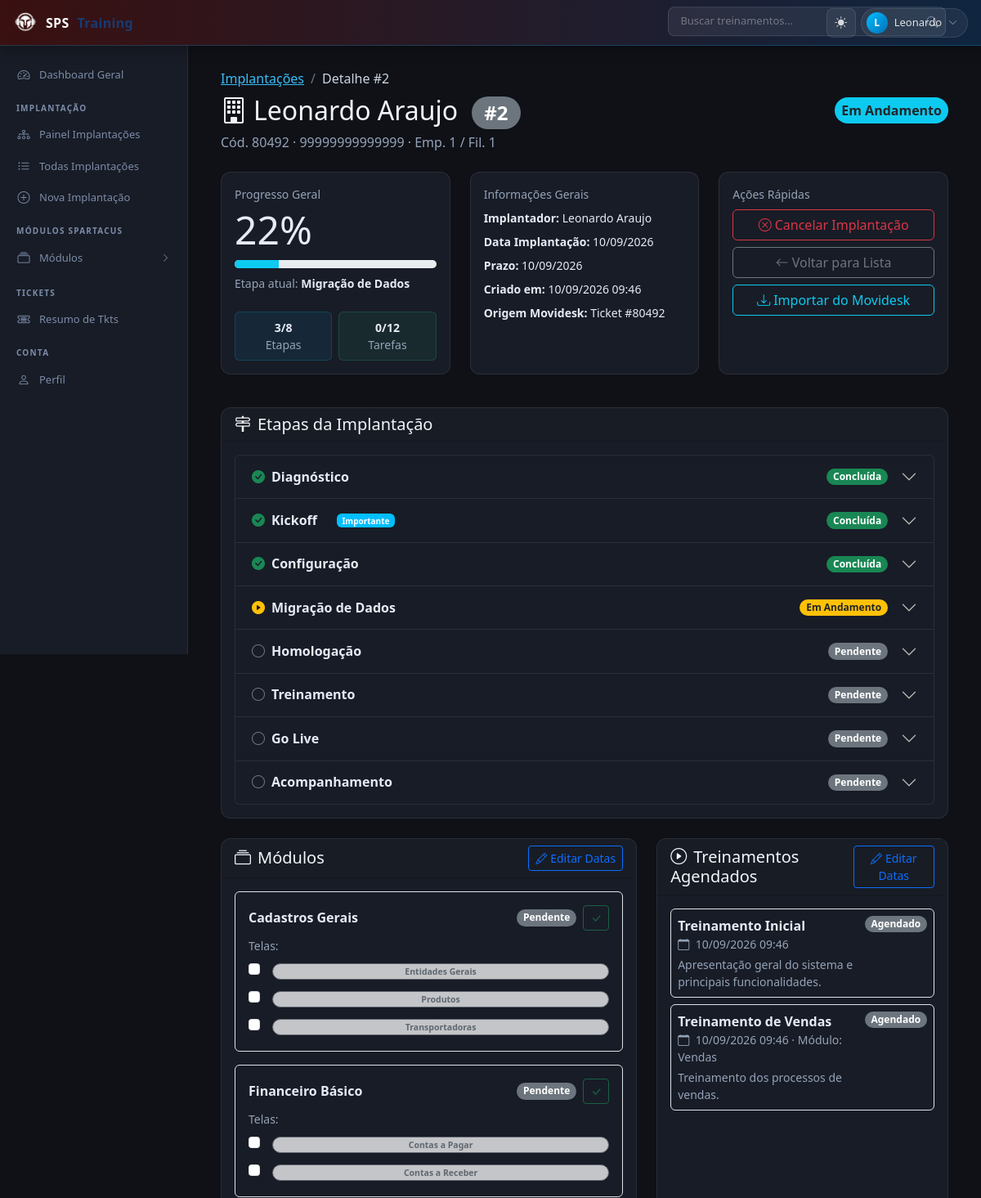
/implantacao/2/ (signed in, upper part), run on an earlier commit of the app's database.
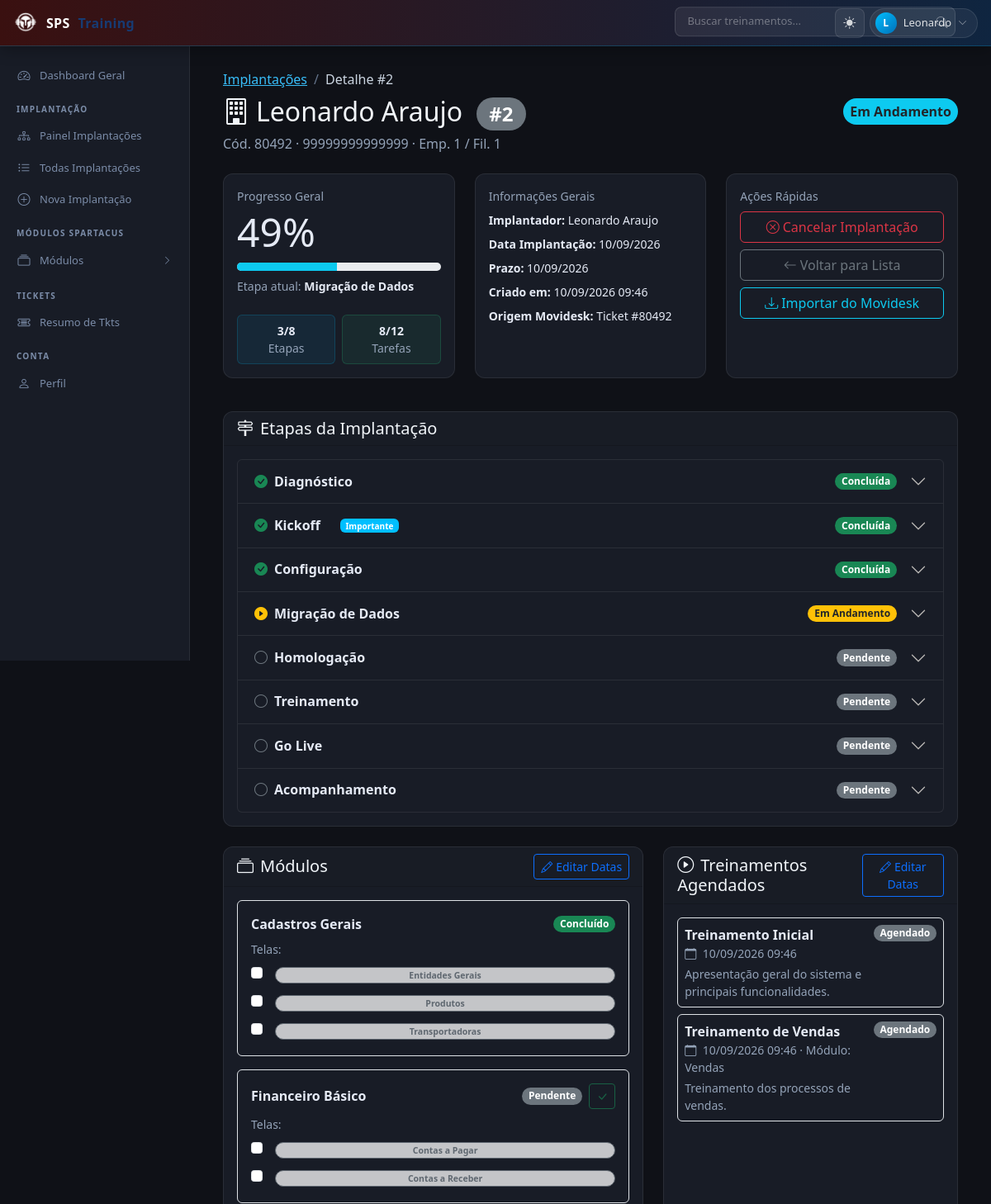
And on a later commit of the database.
### implantacao/models/modulo.py (models this page shows, shortened)
class ImplantacaoModulo(models.Model):
    implantacao = models.ForeignKey(
        'implantacao.Implantacao',
        related_name='modulos',
        on_delete=models.CASCADE,
    )
    modulo = models.ForeignKey(
        Modulo,
        related_name='implantacoes',
        on_delete=models.PROTECT,
    )
    status = models.CharField(
        max_length=30,
        choices=StatusModulo.choices,
        default=StatusModulo.PENDENTE,
    )
    inicio_previsto = models.DateField(null=True, blank=True)
    fim_previsto = models.DateField(null=True, blank=True)
    concluido_em = models.DateTimeField(null=True, blank=True)
    observacoes = models.TextField(blank=True)
    class Meta:
        db_table = 'implantacoes_modulos'
        constraints = [
            models.UniqueConstraint(
                fields=['implantacao', 'modulo'],
                name='unique_implantacao_modulo',
            )
        ]

class Modulo(models.Model):
    codigo = models.CharField(max_length=30, unique=True)
    nome = models.CharField(max_length=100)
    ativo = models.BooleanField(default=True)
    class Meta:
        db_table = 'modulos'
        ordering = ['nome']

### implantacao/views.py (the view)
# urls.py: path('<int:pk>/', views.ImplantacaoDetailView.as_view(), name='implantacao_detail'),
@method_decorator(login_required, name='dispatch')
class ImplantacaoDetailView(DetailView):
    template_name = 'pages/implantacao_detail.html'
    context_object_name = 'object'
    queryset = Implantacao.objects.all()
    def get_queryset(self):
        return super().get_queryset().select_related('movidesk')
    def get_context_data(self, **kwargs):
        ctx = super().get_context_data(**kwargs)
        imp = self.object
        ctx['progresso'] = _calcular_progresso(imp)
        ctx['movidesk'] = getattr(imp, 'movidesk', None)
        ctx['etapas'] = list(
            EtapaImplantacao.objects.filter(implantacao=imp)
            .prefetch_related('tarefas')
            .order_by('ordem')
        )
        ctx['modulos'] = list(
            ImplantacaoModulo.objects.filter(implantacao=imp)
            .select_related('modulo')
            .prefetch_related('telas', 'telas__tela')
            .order_by('modulo__nome')
        )
        ctx['treinamentos'] = list(
            Treinamento.objects.filter(implantacao=imp)
            .select_related('modulo')
            .order_by('data_agendada')
        )
        historico = list(
            Implantacao.objects.filter(implantador__isnull=False)
            .exclude(implantador='')
            .values_list('implantador', flat=True)
            .distinct()[:8]
        )
        sugestao = sorted({*IMPLANTADORES_SUGESTAO, *historico})
        if imp.implantador and imp.implantador not in sugestao:
            sugestao.insert(0, imp.implantador)
        ctx['implantadores_sugestao'] = [n for n in sugestao if n]
        return ctx

### implantacao/views.py (called while the page is built)
def _calcular_progresso(implantacao):
    etapas = list(
        EtapaImplantacao.objects.filter(implantacao=implantacao)
        .prefetch_related('tarefas')
        .order_by('ordem')
    )
    return _calcular_progresso_dados(implantacao, etapas)

### templates/pages/implantacao_detail.html (shortened to what the changed rows need)
{% extends 'base.html' %}
{% block content %}
<div class="container-fluid">
    <div class="row mb-4 align-items-center">
        <div class="col-md-8">
            <h2 class="mb-1">
                <i class="bi bi-building me-2"></i>{{ object.cliente }}
                <span class="badge rounded-pill bg-secondary ms-2">#{{ object.id }}</span>
            </h2>
        </div>
    </div>
    <div class="row mb-4">
        <div class="col-md-4 mb-3">
            <div class="card h-100">
                <div class="card-body">
                    <div class="small text-muted mb-1">Progresso Geral</div>
                    <div class="display-5 mb-2">{{ progresso.percentual }}%</div>
                    <div class="progress mb-2" style="height: 10px;">
                        <div class="progress-bar bg-info" role="progressbar"
                            style="width: {{ progresso.percentual }}%;"></div>
                    </div>
                    <div class="small text-muted">
                        Etapa atual: <strong style="color: var(--sps-text);">{{ progresso.etapa_atual }}</strong>
                    </div>
                    <div class="row mt-3 g-2 small">
                        <div class="col-6">
                        </div>
                        <div class="col-6">
                            <div class="p-2 rounded text-center"
                                style="background: rgba(47,214,138,0.08); border: 1px solid rgba(47,214,138,0.18);">
                                <div class="fw-semibold">{{ progresso.tarefas.concluidas }}/{{ progresso.tarefas.total }}</div>
                                <div class="text-muted">Tarefas</div>
                            </div>
                        </div>
                    </div>
                </div>
            </div>
        </div>
    </div>
    <div class="row mb-4">
        <div class="col-12">
            <div class="card">
                <div class="card-body">
                    {% if etapas %}
                    <div class="accordion" id="accordionEtapas">
                        {% for etapa in etapas %}
                        <div class="accordion-item">
                            <h2 class="accordion-header">
                                <button class="accordion-button collapsed" type="button" data-bs-toggle="collapse"
                                    data-bs-target="#etapa-{{ etapa.id }}" aria-expanded="false"
                                    aria-controls="etapa-{{ etapa.id }}">
                                    <div class="d-flex align-items-center w-100 me-3">
                                        <span class="me-2">
                                        </span>
                                        <strong class="me-3">{{ etapa.nome }}</strong>
                                        {% if etapa.nome == 'Kickoff' %}
                                        <span class="badge bg-primary ms-2" style="font-size: 10px;">Importante</span>
                                        {% endif %}
                                        <span
                                            class="badge rounded-pill ms-auto
                                            {% if etapa.status == 'concluida' %}bg-success{% elif etapa.status == 'em_andamento' %}bg-warning text-dark{% elif etapa.status == 'bloqueada' %}bg-danger{% else %}bg-secondary{% endif %}">
                                        </span>
                                    </div>
                                </button>
                            </h2>
                        </div>
                        {% endfor %}
                    </div>
                    {% else %}
                    <div class="text-center py-4 text-muted">Nenhuma etapa cadastrada. Inicie a implantação para gerar o
                        fluxo.</div>
                    {% endif %}
                </div>
            </div>
        </div>
    </div>
    <div class="row mb-4">
        <div class="col-md-7 mb-3">
            <div class="card h-100">
                <div class="card-body">
                    {% if modulos %}
                    {% for im in modulos %}
                    <div class="mb-3 border rounded p-3">
                        <div class="d-flex justify-content-between align-items-center mb-2">
                            <strong>{{ im.modulo.nome }}</strong>
                            <div class="d-flex align-items-center gap-2">
                                <span
                                    class="badge rounded-pill
                                    {% if im.status == 'concluido' %}bg-success{% elif im.status == 'em_andamento' %}bg-info text-dark{% else %}bg-secondary{% endif %}">
                                    {{ im.get_status_display }}
                                </span>
                                {% if im.status != 'concluido' %}
                                <button type="button" class="btn btn-sm btn-outline-success btn-concluir-modulo"
                                    data-modulo-id="{{ im.id }}" data-implantacao-id="{{ object.id }}">
                                    <i class="bi bi-check-lg"></i>
                                </button>
                                {% endif %}
                            </div>
                        </div>
                        {% with telas=im.telas.all %}
                        {% if telas %}
                        <div class="small">
                            <div class="text-muted mb-2">Telas:</div>
                            <div class="d-flex flex-column gap-2">
                                {% for tela_rel in telas %}
                                <div class="d-flex align-items-center gap-2">
                                    <div class="form-check">
                                        <input class="form-check-input tela-checkbox" type="checkbox"
                                            id="tela-{{ tela_rel.id }}" data-tela-id="{{ tela_rel.id }}"
                                            data-modulo-id="{{ im.id }}" data-implantacao-id="{{ object.id }}"
                                            {% if tela_rel.status == 'concluida' %}checked disabled{% endif %}>
                                    </div>
                                    <span
                                        class="badge rounded-pill flex-grow-1
                                        {% if tela_rel.status == 'concluida' %}bg-success-subtle text-success{% elif tela_rel.status == 'em_andamento' %}bg-warning-subtle text-warning{% else %}bg-secondary-subtle text-secondary{% endif %}"
                                        style="border: 1px solid currentColor; opacity: 0.85;">
                                        {{ tela_rel.tela.nome }}
                                    </span>
                                </div>
                                {% endfor %}
                            </div>
                        </div>
                        {% endif %}
                        {% endwith %}
                    </div>
                    {% endfor %}
                    {% else %}
                    <div class="text-muted small">Nenhum módulo associado.</div>
                    {% endif %}
                </div>
            </div>
        </div>
    </div>
</div>
{% endblock %}

What changed in the data, as far as the page shows it:
changed ImplantacaoModulo "Cadastros Gerais": status "Pendente" → "Concluído"
Also different on the page:
{{ progresso.percentual }}: "22" → "49"
{{ progresso.percentual }}: 22 → 49 (drawn)
{{ progresso.tarefas.concluidas }}: "0" → "8"
